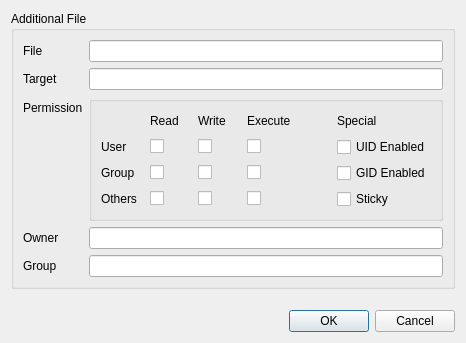
<?xml version="1.0" encoding="UTF-8"?>
<ui version="4.0">
 <class>AditionalFileDialog</class>
 <widget class="QDialog" name="AditionalFileDialog">
  <property name="geometry">
   <rect>
    <x>0</x>
    <y>0</y>
    <width>466</width>
    <height>343</height>
   </rect>
  </property>
  <property name="windowTitle">
   <string>Edit AdditionalFile</string>
  </property>
  <layout class="QVBoxLayout" name="verticalLayout">
   <item>
    <widget class="QGroupBox" name="groupBox_2">
     <property name="title">
      <string>Additional File</string>
     </property>
     <layout class="QFormLayout" name="formLayout">
      <item row="0" column="0">
       <widget class="QLabel" name="lbl_file">
        <property name="text">
         <string>File</string>
        </property>
       </widget>
      </item>
      <item row="0" column="1">
       <widget class="QLineEdit" name="le_file">
        <property name="readOnly">
         <bool>true</bool>
        </property>
       </widget>
      </item>
      <item row="1" column="0">
       <widget class="QLabel" name="lbl_target">
        <property name="text">
         <string>Target</string>
        </property>
       </widget>
      </item>
      <item row="1" column="1">
       <widget class="QLineEdit" name="le_target">
        <property name="toolTip">
         <string>Ex: /usr/share/__package_name__/, /usr/bin/xxx</string>
        </property>
       </widget>
      </item>
      <item row="2" column="0">
       <widget class="QLabel" name="lbl_permission">
        <property name="text">
         <string>Permission</string>
        </property>
       </widget>
      </item>
      <item row="2" column="1">
       <widget class="QGroupBox" name="gb_permission">
        <property name="title">
         <string/>
        </property>
        <layout class="QGridLayout" name="gridLayout">
         <item row="0" column="1">
          <widget class="QLabel" name="lbl_read">
           <property name="text">
            <string>Read</string>
           </property>
          </widget>
         </item>
         <item row="0" column="2">
          <widget class="QLabel" name="lbl_write">
           <property name="text">
            <string>Write</string>
           </property>
          </widget>
         </item>
         <item row="0" column="3">
          <widget class="QLabel" name="lbl_execute">
           <property name="text">
            <string>Execute</string>
           </property>
          </widget>
         </item>
         <item row="1" column="0">
          <widget class="QLabel" name="lbl_user">
           <property name="text">
            <string>User</string>
           </property>
          </widget>
         </item>
         <item row="1" column="1">
          <widget class="QCheckBox" name="c_u_r">
           <property name="text">
            <string/>
           </property>
          </widget>
         </item>
         <item row="1" column="2">
          <widget class="QCheckBox" name="c_u_w">
           <property name="text">
            <string/>
           </property>
          </widget>
         </item>
         <item row="2" column="0">
          <widget class="QLabel" name="lbl_group_2">
           <property name="text">
            <string>Group</string>
           </property>
          </widget>
         </item>
         <item row="2" column="1">
          <widget class="QCheckBox" name="c_g_r">
           <property name="text">
            <string/>
           </property>
          </widget>
         </item>
         <item row="2" column="2">
          <widget class="QCheckBox" name="c_g_w">
           <property name="text">
            <string/>
           </property>
          </widget>
         </item>
         <item row="2" column="3">
          <widget class="QCheckBox" name="c_g_x">
           <property name="text">
            <string/>
           </property>
          </widget>
         </item>
         <item row="3" column="0">
          <widget class="QLabel" name="lbl_others">
           <property name="text">
            <string>Others</string>
           </property>
          </widget>
         </item>
         <item row="3" column="1">
          <widget class="QCheckBox" name="c_o_r">
           <property name="text">
            <string/>
           </property>
          </widget>
         </item>
         <item row="3" column="2">
          <widget class="QCheckBox" name="c_o_w">
           <property name="text">
            <string/>
           </property>
          </widget>
         </item>
         <item row="3" column="3">
          <widget class="QCheckBox" name="c_o_x">
           <property name="text">
            <string/>
           </property>
          </widget>
         </item>
         <item row="0" column="5">
          <widget class="QLabel" name="lbl_special">
           <property name="text">
            <string>Special</string>
           </property>
          </widget>
         </item>
         <item row="0" column="4">
          <spacer name="horizontalSpacer">
           <property name="orientation">
            <enum>Qt::Horizontal</enum>
           </property>
           <property name="sizeType">
            <enum>QSizePolicy::Fixed</enum>
           </property>
           <property name="sizeHint" stdset="0">
            <size>
             <width>40</width>
             <height>20</height>
            </size>
           </property>
          </spacer>
         </item>
         <item row="1" column="3">
          <widget class="QCheckBox" name="c_u_x">
           <property name="text">
            <string/>
           </property>
          </widget>
         </item>
         <item row="1" column="5">
          <widget class="QCheckBox" name="c_uid">
           <property name="text">
            <string>UID Enabled</string>
           </property>
          </widget>
         </item>
         <item row="2" column="5">
          <widget class="QCheckBox" name="c_gid">
           <property name="text">
            <string>GID Enabled</string>
           </property>
          </widget>
         </item>
         <item row="3" column="5">
          <widget class="QCheckBox" name="c_sticky">
           <property name="text">
            <string>Sticky</string>
           </property>
          </widget>
         </item>
        </layout>
       </widget>
      </item>
      <item row="3" column="0">
       <widget class="QLabel" name="lbl_owner">
        <property name="text">
         <string>Owner</string>
        </property>
       </widget>
      </item>
      <item row="3" column="1">
       <widget class="QLineEdit" name="le_owner">
        <property name="toolTip">
         <string>Owner of the target file</string>
        </property>
       </widget>
      </item>
      <item row="4" column="0">
       <widget class="QLabel" name="lbl_group">
        <property name="text">
         <string>Group</string>
        </property>
       </widget>
      </item>
      <item row="4" column="1">
       <widget class="QLineEdit" name="le_group">
        <property name="toolTip">
         <string>Group of the target file</string>
        </property>
       </widget>
      </item>
     </layout>
    </widget>
   </item>
   <item>
    <spacer name="verticalSpacer">
     <property name="orientation">
      <enum>Qt::Vertical</enum>
     </property>
     <property name="sizeHint" stdset="0">
      <size>
       <width>20</width>
       <height>85</height>
      </size>
     </property>
    </spacer>
   </item>
   <item>
    <widget class="QDialogButtonBox" name="buttonBox">
     <property name="orientation">
      <enum>Qt::Horizontal</enum>
     </property>
     <property name="standardButtons">
      <set>QDialogButtonBox::Cancel|QDialogButtonBox::Ok</set>
     </property>
    </widget>
   </item>
  </layout>
 </widget>
 <tabstops>
  <tabstop>le_file</tabstop>
  <tabstop>le_target</tabstop>
  <tabstop>c_u_r</tabstop>
  <tabstop>c_u_w</tabstop>
  <tabstop>c_u_x</tabstop>
  <tabstop>c_uid</tabstop>
  <tabstop>c_g_r</tabstop>
  <tabstop>c_g_w</tabstop>
  <tabstop>c_g_x</tabstop>
  <tabstop>c_gid</tabstop>
  <tabstop>c_o_r</tabstop>
  <tabstop>c_o_w</tabstop>
  <tabstop>c_o_x</tabstop>
  <tabstop>c_sticky</tabstop>
  <tabstop>le_owner</tabstop>
  <tabstop>le_group</tabstop>
  <tabstop>buttonBox</tabstop>
 </tabstops>
 <resources/>
 <connections>
  <connection>
   <sender>buttonBox</sender>
   <signal>accepted()</signal>
   <receiver>AditionalFileDialog</receiver>
   <slot>accept()</slot>
   <hints>
    <hint type="sourcelabel">
     <x>248</x>
     <y>254</y>
    </hint>
    <hint type="destinationlabel">
     <x>157</x>
     <y>274</y>
    </hint>
   </hints>
  </connection>
  <connection>
   <sender>buttonBox</sender>
   <signal>rejected()</signal>
   <receiver>AditionalFileDialog</receiver>
   <slot>reject()</slot>
   <hints>
    <hint type="sourcelabel">
     <x>316</x>
     <y>260</y>
    </hint>
    <hint type="destinationlabel">
     <x>286</x>
     <y>274</y>
    </hint>
   </hints>
  </connection>
 </connections>
</ui>
